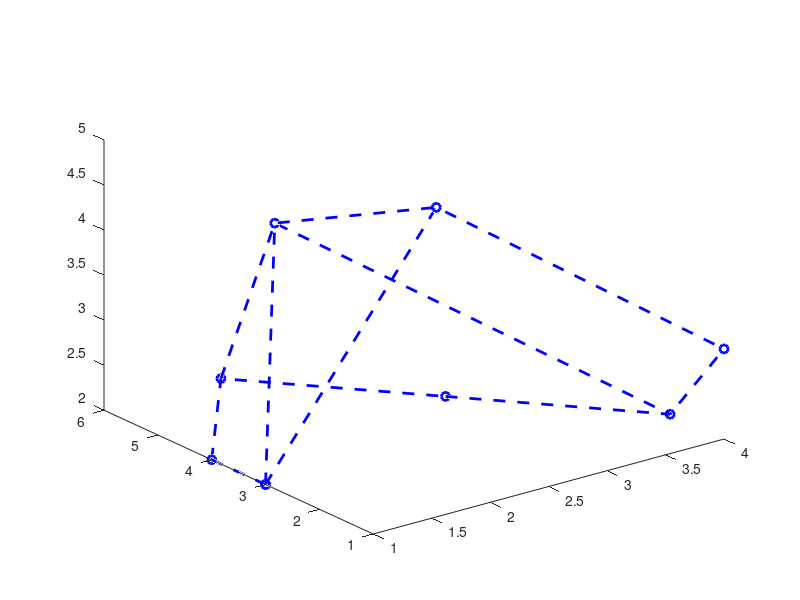

The MATLAB source for this figure: (Note: this script raises an error after producing the figure.)
clear; close all;
k_u = 3; k_v = 3;
b_x = [1 2 3; 1 2 4; 1 2 4];
b_y = [4 6 4; 3 5 2; 3 2 1];
b_z = [2 2 2; 2 4 2; 2 5 3];
plot3(b_x, b_y, b_z, 'bo--', 'linewidth', 2); hold on;
plot3(b_x', b_y', b_z', 'b--', 'linewidth', 2);
knots_u = [zeros(1, k_u), ones(1, k_u)];
knots_v = [zeros(1, k_v), ones(1, k_v)];
tab = 0:0.05:1;
B_u = spcol(knots_u, k_u, tab);
B_v = spcol(knots_v, k_v, tab);
X_x = B_u*b_x*B_v.';
X_y = B_u*b_y*B_v.';
X_z = B_u*b_z*B_v.';
surf(X_x, X_y, X_z, 'FaceAlpha', 0.8); shading flat;
s.EdgeColor = 'none';
hold on;
plot3(X_x(1, 1), X_y(1,1), X_z(1,1), 'k.', 'MarkerSize', 20);
plot3(X_x(end, end), X_y(end, end), X_z(end, end), 'k.', 'MarkerSize', 20);
plot3(X_x(end, 1), X_y(end,1), X_z(end,1), 'k.', 'MarkerSize', 20);
plot3(X_x(1, end), X_y(1,end), X_z(1,end), 'k.', 'MarkerSize', 20);
